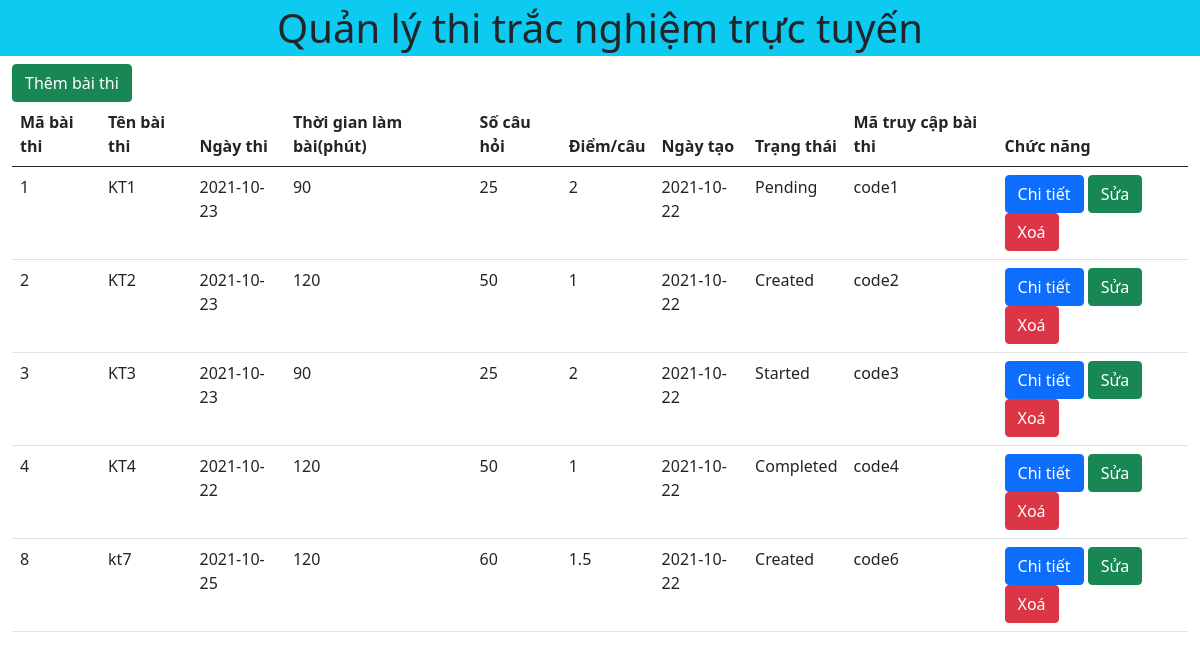
Before: / with the older database file.
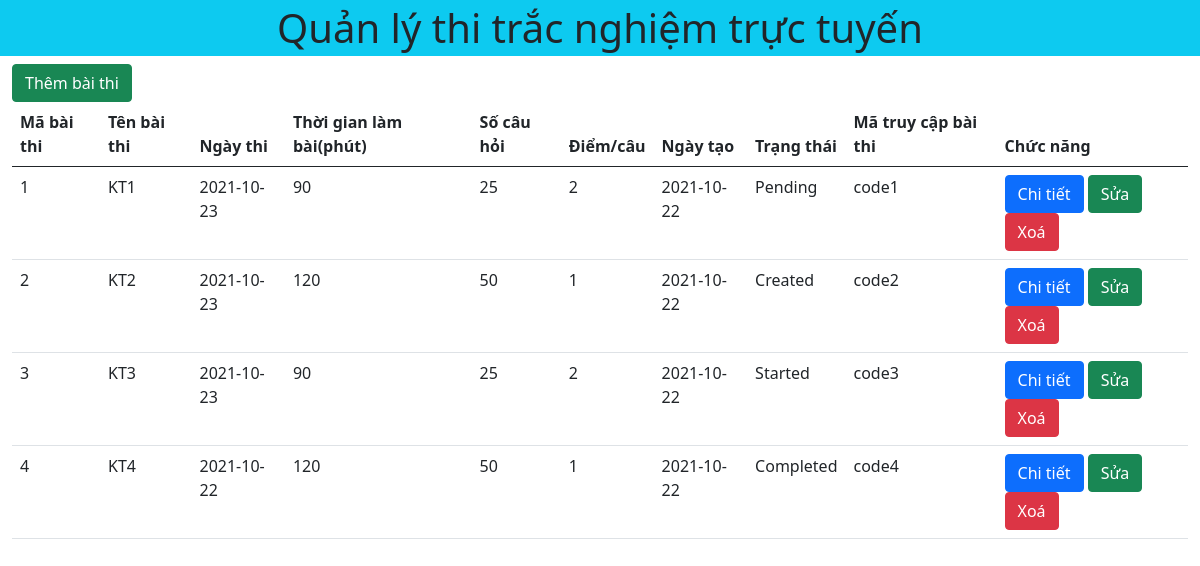
After: the same page with the newer database file.
### tables this page shows
CREATE TABLE `exams` (
  `id` int(11) NOT NULL,
  `exam_title` varchar(30) NOT NULL,
  `exam_datetime` date NOT NULL,
  `duration` int(11) NOT NULL,
  `total_question` int(11) NOT NULL,
  `marks_per_right_answer` float NOT NULL,
  `created_on` date NOT NULL DEFAULT current_timestamp(),
  `status` varchar(20) NOT NULL DEFAULT 'Created',
  `exam_code` varchar(20) NOT NULL
);

### src/index.php (the view, shortened to what this page needs)
<?php include './header.php'; ?>
<a href="add.php" class="btn btn-success">Thêm bài thi</a>
<table class="table table-responsive">
    <thead>
        <tr>
            <th scope="col">Mã bài thi</th>
            <th scope="col">Tên bài thi</th>
            <th scope="col">Ngày thi</th>
            <th scope="col">Thời gian làm bài(phút)</th>
            <th scope="col">Số câu hỏi</th>
            <th scope="col">Điểm/câu</th>
            <th scope="col">Ngày tạo</th>
            <th scope="col">Trạng thái</th>
            <th scope="col">Mã truy cập bài thi</th>
            <th class="col" scope="col">Chức năng</th>
        </tr>
    </thead>
    <tbody>
        <?php
        include './config.php';
        $sql = "SELECT * FROM exams ";
        $result = mysqli_query($conn, $sql);
        if (mysqli_num_rows($result) > 0) {
            while ($row = mysqli_fetch_assoc($result)) {
                echo "<tr>";
                echo '<td>' . $row['id'] . '</td>';
                echo '<td>' . $row['exam_title'] . '</td>';
                echo '<td>' . $row['exam_datetime'] . '</td>';
                echo '<td>' . $row['duration'] . '</td>';
                echo '<td>' . $row['total_question'] . '</td>';
                echo '<td>' . $row['marks_per_right_answer'] . '</td>';
                echo '<td>' . $row['created_on'] . '</td>';
                echo '<td>' . $row['status'] . '</td>';
                echo '<td>' . $row['exam_code'] . '</td>';
                echo '<td>
                <a href="./detail.php?id=' . $row['id'] . '" class="btn btn-primary">Chi tiết</a>
                <a href="./edit.php?id=' . $row['id'] . '" class="btn btn-success">Sửa</a>
                <a href="./delete.php?id=' . $row['id'] . '" class="btn btn-danger">Xoá</a>
                </td>';
                echo '</tr>';
            }
        } else {
            header('location:error.php');
        }
        ?>
    </tbody>
</table>
<?php include './footer.php' ?>

### src/header.php (shortened to what this page needs)
<!DOCTYPE html>
<html lang="en">
<head>
    <link href="https://cdn.jsdelivr.net/npm/bootstrap@5.0.2/dist/css/bootstrap.min.css" rel="stylesheet">
    <link rel="stylesheet" href="https://cdnjs.cloudflare.com/ajax/libs/font-awesome/6.0.0-beta2/css/all.min.css" />
<body>
    <h1 class="bg-info text-center p-1">Quản lý thi trắc nghiệm trực tuyến</h1>
    <main class="container-fluid">

### src/footer.php (shortened to what this page needs)
</main>
</body>
</html>

Changed rows visible on the page:
removed exams: id "8", exam_title "kt7", exam_datetime "2021-10-25", duration "120", total_question "60", marks_per_right_answer "1.5", created_on "2021-10-22", status "Created", exam_code "code6"
